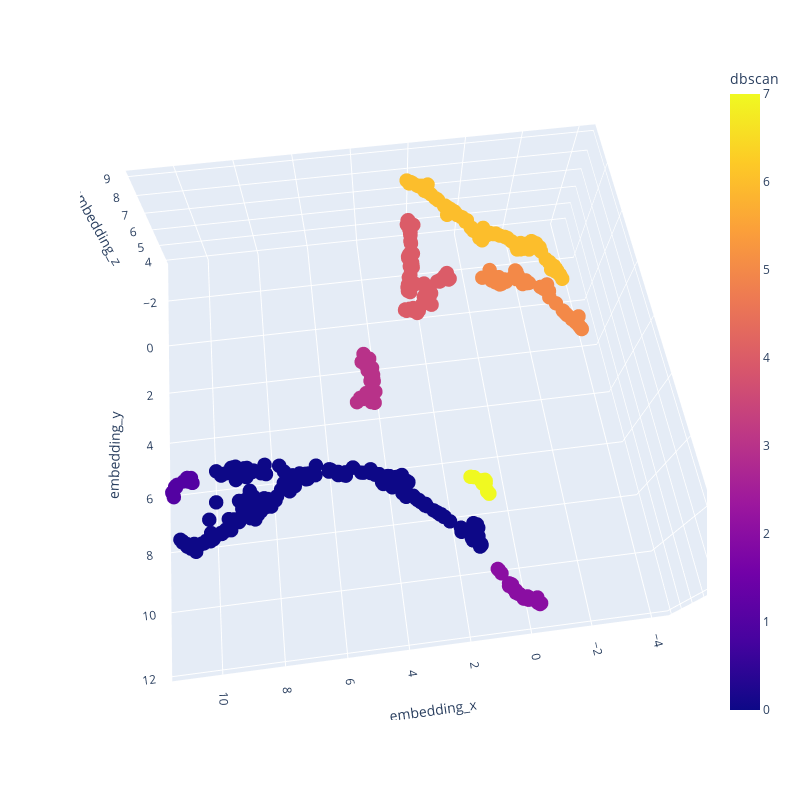

The notebook cell this image was saved under:
### Markdown cell above
按降维向量打印三维点，用聚类降维结果表示为点的颜色，观察数据点的分布情况。

### Code cell
fig_3d=px.scatter_3d(
    metrics_inall_copy, x='embedding_x',y='embedding_y',z='embedding_z',  
    color='dbscan',
    width=800, height=800,
    hover_data=['fn_idx'],
    )
fig_3d.update_traces(marker_size=5)
fig_3d.show()

### Figure 1 — Plotly figure (JSON) as saved in the notebook; plotly's stock layout.template omitted (floating-point values rounded to 4 significant figures; data arrays with more than 128 entries replaced by an {"elided": "..."} marker saying what was removed)
{"data": [{"customdata": {"elided": "565x1 int values"}, "hovertemplate": "embedding_x=%{x}<br>embedding_y=%{y}<br>embedding_z=%{z}<br>fn_idx=%{customdata[0]}<br>dbscan=%{marker.color}<extra></extra>", "legendgroup": "", "marker": {"color": {"elided": "565 int values"}, "coloraxis": "coloraxis", "size": 5, "symbol": "circle"}, "mode": "markers", "name": "", "scene": "scene", "showlegend": false, "type": "scatter3d", "x": {"elided": "565 float values"}, "y": {"elided": "565 float values"}, "z": {"elided": "565 float values"}}], "layout": {"coloraxis": {"colorbar": {"title": {"text": "dbscan"}}, "colorscale": [[0, "#0d0887"], [0.1111, "#46039f"], [0.2222, "#7201a8"], [0.3333, "#9c179e"], [0.4444, "#bd3786"], [0.5556, "#d8576b"], [0.6667, "#ed7953"], [0.7778, "#fb9f3a"], [0.8889, "#fdca26"], [1, "#f0f921"]]}, "height": 800, "legend": {"tracegroupgap": 0}, "margin": {"t": 60}, "scene": {"aspectmode": "auto", "aspectratio": {"x": 1.435, "y": 1.409, "z": 0.4945}, "camera": {"center": {"x": 0, "y": 0, "z": 0}, "eye": {"x": 0.1251, "y": 0.982, "z": 2.132}, "projection": {"type": "perspective"}, "up": {"x": 0, "y": 0, "z": 1}}, "domain": {"x": [0, 1], "y": [0, 1]}, "xaxis": {"title": {"text": "embedding_x"}, "type": "linear"}, "yaxis": {"title": {"text": "embedding_y"}, "type": "linear"}, "zaxis": {"title": {"text": "embedding_z"}, "type": "linear"}}, "width": 800}}
